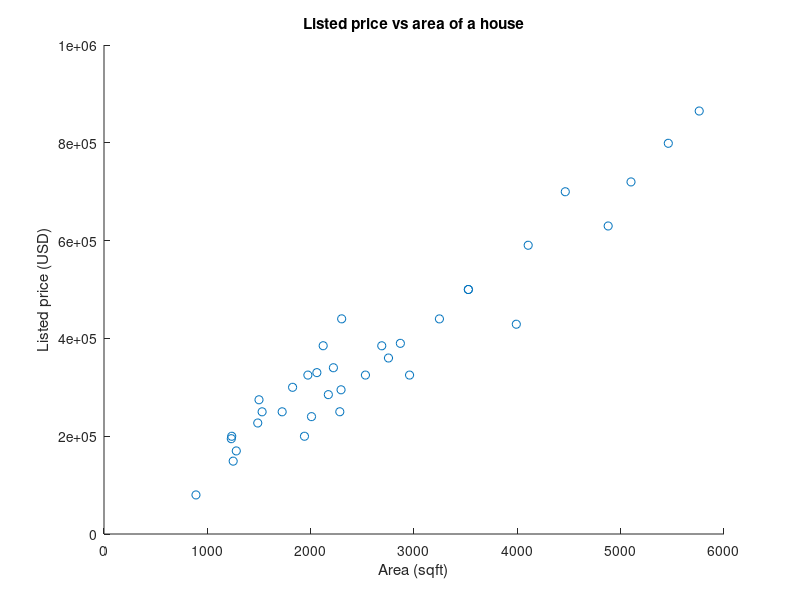

Recreate this plot in MATLAB. (Note: this script raises an error after producing the figure.)
%% Regresión: Conceptos básicos
% Trabajo previo sugerido
% MATLAB Onramp – un tutorial introductorio gratuito de dos horas para aprender lo esencial de MATLAB.
%% ¿Qué es la regresión?
% La regresión se refiere a técnicas para estimar la relación entre una 
% variable dependiente y una o más variables independientes. En otras palabras, 
% es una forma de modelar una variable objetivo (dependiente) en función de otras variables (independientes).
% La regresión se utiliza ampliamente para:
%   * explicar o cuantificar la relación entre variables
%   * pronosticar o hacer predicciones a partir de datos
%% Regresión lineal simple
% Supón que quieres estimar el valor actual de tu casa en el mercado.
% Según tu experiencia, crees que el área en pies cuadrados de una casa 
% podría ser un buen indicador de su valor. Así que buscas anuncios recientes 
% en el vecindario para verificar y modelar la relación entre el precio de la propiedad 
% y su área en pies cuadrados.
load LinearData.mat x y                     % Cargar datos desde un archivo MAT
figure;
scatter(x,y)                                % Graficar los puntos de datos
xlabel("Area (sqft)")                       % Etiquetar el eje X
ylabel("Listed price (USD)")                % Etiquetar el eje Y
title("Listed price vs area of a house")    % Agregar un título

% Reflexiona: ¿Ves una tendencia o patrón en los datos?
% Aquí tienes una variable dependiente (precio) y una variable independiente (área) 
% que parecen estar correlacionadas linealmente. Este es un problema de regresión 
% lineal simple, que utiliza una línea recta para modelar la relación entre una 
% variable dependiente (y) y una variable independiente (x):
% y = a0 + a1*x

a1 =240;            % Establecer el valor para el coeficiente a1
a0 =160000;         % Establecer el valor para el coeficiente a0
 
figure("Position",[0 0 800 400]);          % Configurar una figura para la gráfica
PlotFit(x,y,[a1 a0],0);                    % Llamar a la función auxiliar para graficar el ajuste polinomial y las muestras de datos

%% Mínimos cuadrados ordinarios
% Tu objetivo con la regresión es encontrar el mejor modelo que describa la variable 
% dependiente como función de la/s variable/s independiente/s. Una forma de cuantificar 
% qué tan bien se ajusta tu modelo es calculando la suma de los errores cuadrados 
% (SSE) entre los valores reales y los valores predichos de la variable dependiente.
%    $\text{SSE} = \sum_{i=1}^{n}(y_i-\hat{y}_i)^2$
% donde y_i es el valor real de la variable dependiente correspondiente
% a la i-ésima muestra de datos de un total de n muestras y
% \hat{y}_i es el valor predicho correspondiente a la i-ésima muestra de datos
% de un total de n muestras

% Visualizar las barras de error y mostrar la suma de los errores cuadrados
a1 = 140;                                   % Establecer el valor para el coeficiente a1
a0 = 4000;                                  % Establecer el valor para el coeficiente a0
 
figure("Position",[0 0 800 400]);
PlotFit(x,y,[a1 a0],1);                     % Visualizar los errores

% Al sustituir el modelo de línea recta para los valores predichos, el objetivo
% de la regresión lineal simple ahora puede formularse como el siguiente
% problema de minimización:
%    $\text{min}_{a_0,a_1} \sum_{i=1}^{n} (y_i-(a_0+a_1x_i))^2$
% Puedes resolver esto analíticamente para a_1 y a_0 para obtener
%    $a_1 =
%    \frac{\sum_{i=1}^{n}(x_i-\bar{x})(y_i-\bar{y})}{\sum_{i=1}^{n}(x_i-\bar{x})^2$
% y
%    $a_0 = \bar{y}-a_1\bar{x}$
% donde
%    $\bar{x}$ es el promedio de todos los x_i
%    $\bar{y}$ es el promedio de todos los y_i
%    i indica las muestras individuales de datos de un total de n muestras

% Ejercicio: Verifica si tu selección manual de a1 y a0 coincide con los
% valores que obtienes de esta solución analítica.

xbar = mean(x)
ybar = mean(y)

% Calcular los valores de a1 y a0 usando las ecuaciones derivadas y las variables x, y, xbar y ybar.
% INTRODUCE EL CÓDIGO ABAJO

%% Funciones auxiliares locales
function yhat = PlotFit(x,y,A,ErrorFlag)

% Preparar los datos y calcular las predicciones del modelo
powers = length(A)-1:-1:0;
X = x'.^powers;
yhat = A*X';

% Graficar
plot(x,y,"o");
DispLine = sprintf("\nAjuste de línea \n" + "y = " + join(A + ["x^{"+string(powers(1:end-1))+"}",""] ," + "),"Interpreter","tex");
xlim([min(x)-0.5,max(x)+0.5]);
ylim([min(y)-0.5,max(y)+0.5]);
hold on
fplot(@(x)A*(x'.^powers)',"LineWidth",1.5);
legend("Muestras de datos",DispLine,"Location","eastoutside")
hold off
xlabel("x")
ylabel("y")
title("Modelo lineal")

if ErrorFlag
    hold on
    DispSSE = sprintf("\nErrores \nSSE = %12g",sum(yhat-y).^2);
    errorbar(x,y,min(yhat-y,0),max(yhat-y,0),".","vertical","DisplayName",DispSSE,SeriesIndex = 3);
    hold off
end

end